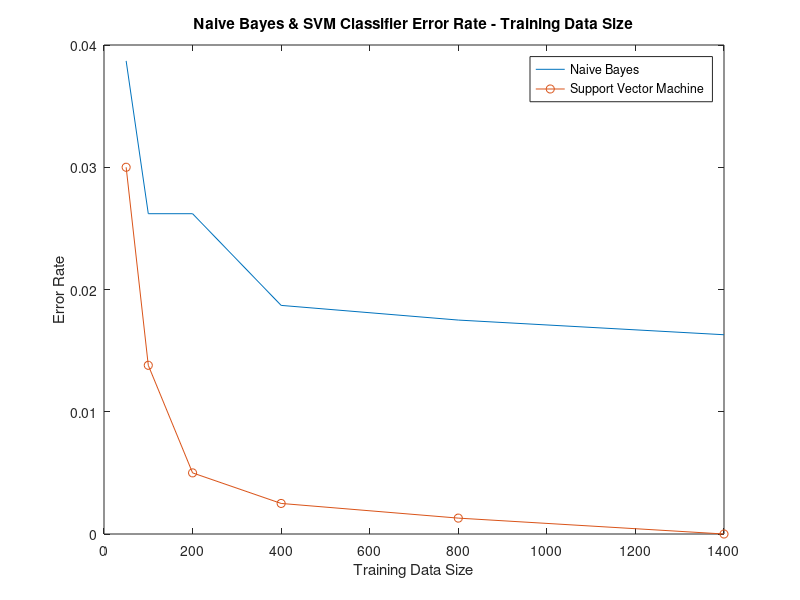

Source code (MATLAB):
n = [50,100,200,400,800,1400];
e = [0.0387, 0.0262, 0.0262, 0.0187, 0.0175, 0.0163];
plot(n,e);
title('Naive Bayes & SVM Classifier Error Rate - Training Data Size');
xlabel('Training Data Size');
ylabel('Error Rate');
hold on;

svm_e = [0.03, 0.0138, 0.005, 0.0025, 0.0013, 0.000];
plot(n, svm_e, 'o-');
legend('Naive Bayes','Support Vector Machine');
